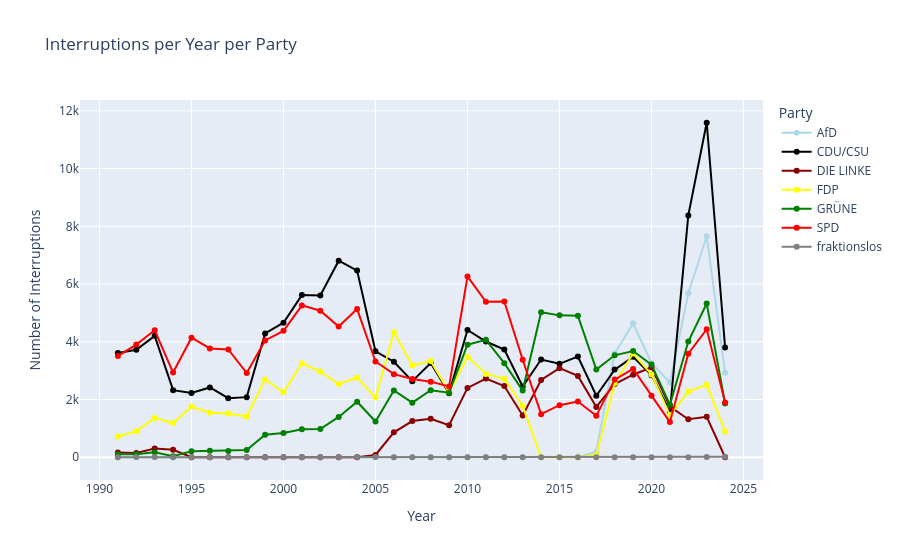

The notebook cell saved with this chart:
### Code cell
fig = px.line(interruptions_per_year,
              x='year',
              y='interruptions',
              color='comment_party',
              title='Interruptions per Year per Party',
              labels={'year': 'Year', 'interruptions': 'Number of Interruptions', 'comment_party': 'Party'},
              markers=True,
              color_discrete_map=party_colors)

fig.update_layout(hovermode='x unified')

fig.show()

### Figure 1 — Plotly figure (JSON) as saved in the notebook; plotly's stock layout.template omitted (floating-point values rounded to 4 significant figures)
{"data": [{"hovertemplate": "Party=AfD<br>Year=%{x}<br>Number of Interruptions=%{y}<extra></extra>", "legendgroup": "AfD", "line": {"color": "lightblue", "dash": "solid"}, "marker": {"symbol": "circle"}, "mode": "lines+markers", "name": "AfD", "orientation": "v", "showlegend": true, "type": "scatter", "x": [1991, 1992, 1993, 1994, 1995, 1996, 1997, 1998, 1999, 2000, 2001, 2002, 2003, 2004, 2005, 2006, 2007, 2008, 2009, 2010, 2011, 2012, 2013, 2014, 2015, 2016, 2017, 2018, 2019, 2020, 2021, 2022, 2023, 2024], "xaxis": "x", "y": [0, 0, 0, 0, 0, 0, 0, 0, 0, 0, 0, 0, 0, 0, 0, 0, 0, 0, 0, 0, 0, 0, 0, 0, 0, 0, 190, 3591, 4638, 3258, 2590, 5678, 7657, 2927], "yaxis": "y"}, {"hovertemplate": "Party=CDU/CSU<br>Year=%{x}<br>Number of Interruptions=%{y}<extra></extra>", "legendgroup": "CDU/CSU", "line": {"color": "black", "dash": "solid"}, "marker": {"symbol": "circle"}, "mode": "lines+markers", "name": "CDU/CSU", "orientation": "v", "showlegend": true, "type": "scatter", "x": [1991, 1992, 1993, 1994, 1995, 1996, 1997, 1998, 1999, 2000, 2001, 2002, 2003, 2004, 2005, 2006, 2007, 2008, 2009, 2010, 2011, 2012, 2013, 2014, 2015, 2016, 2017, 2018, 2019, 2020, 2021, 2022, 2023, 2024], "xaxis": "x", "y": [3610, 3722, 4206, 2324, 2227, 2419, 2048, 2082, 4287, 4661, 5617, 5603, 6810, 6467, 3669, 3310, 2635, 3263, 2221, 4409, 4009, 3730, 2451, 3385, 3237, 3486, 2132, 3036, 3479, 2845, 1588, 8379, 11588, 3804], "yaxis": "y"}, {"hovertemplate": "Party=DIE LINKE<br>Year=%{x}<br>Number of Interruptions=%{y}<extra></extra>", "legendgroup": "DIE LINKE", "line": {"color": "darkred", "dash": "solid"}, "marker": {"symbol": "circle"}, "mode": "lines+markers", "name": "DIE LINKE", "orientation": "v", "showlegend": true, "type": "scatter", "x": [1991, 1992, 1993, 1994, 1995, 1996, 1997, 1998, 1999, 2000, 2001, 2002, 2003, 2004, 2005, 2006, 2007, 2008, 2009, 2010, 2011, 2012, 2013, 2014, 2015, 2016, 2017, 2018, 2019, 2020, 2021, 2022, 2023, 2024], "xaxis": "x", "y": [164, 149, 302, 261, 0, 0, 0, 0, 0, 0, 0, 0, 0, 0, 80, 865, 1254, 1332, 1110, 2403, 2724, 2467, 1444, 2675, 3085, 2819, 1741, 2534, 2859, 3115, 1753, 1315, 1401, 0], "yaxis": "y"}, {"hovertemplate": "Party=FDP<br>Year=%{x}<br>Number of Interruptions=%{y}<extra></extra>", "legendgroup": "FDP", "line": {"color": "yellow", "dash": "solid"}, "marker": {"symbol": "circle"}, "mode": "lines+markers", "name": "FDP", "orientation": "v", "showlegend": true, "type": "scatter", "x": [1991, 1992, 1993, 1994, 1995, 1996, 1997, 1998, 1999, 2000, 2001, 2002, 2003, 2004, 2005, 2006, 2007, 2008, 2009, 2010, 2011, 2012, 2013, 2014, 2015, 2016, 2017, 2018, 2019, 2020, 2021, 2022, 2023, 2024], "xaxis": "x", "y": [722, 900, 1359, 1185, 1757, 1541, 1518, 1410, 2692, 2248, 3257, 2967, 2539, 2764, 2067, 4328, 3177, 3331, 2253, 3484, 2888, 2719, 1774, 0, 0, 0, 73, 2572, 3592, 2869, 1459, 2276, 2511, 894], "yaxis": "y"}, {"hovertemplate": "Party=GRÜNE<br>Year=%{x}<br>Number of Interruptions=%{y}<extra></extra>", "legendgroup": "GRÜNE", "line": {"color": "green", "dash": "solid"}, "marker": {"symbol": "circle"}, "mode": "lines+markers", "name": "GRÜNE", "orientation": "v", "showlegend": true, "type": "scatter", "x": [1991, 1992, 1993, 1994, 1995, 1996, 1997, 1998, 1999, 2000, 2001, 2002, 2003, 2004, 2005, 2006, 2007, 2008, 2009, 2010, 2011, 2012, 2013, 2014, 2015, 2016, 2017, 2018, 2019, 2020, 2021, 2022, 2023, 2024], "xaxis": "x", "y": [105, 100, 170, 32, 210, 222, 220, 248, 780, 841, 967, 978, 1397, 1924, 1238, 2313, 1890, 2323, 2234, 3900, 4070, 3258, 2310, 5026, 4915, 4902, 3037, 3532, 3679, 3209, 1822, 4010, 5325, 1862], "yaxis": "y"}, {"hovertemplate": "Party=SPD<br>Year=%{x}<br>Number of Interruptions=%{y}<extra></extra>", "legendgroup": "SPD", "line": {"color": "red", "dash": "solid"}, "marker": {"symbol": "circle"}, "mode": "lines+markers", "name": "SPD", "orientation": "v", "showlegend": true, "type": "scatter", "x": [1991, 1992, 1993, 1994, 1995, 1996, 1997, 1998, 1999, 2000, 2001, 2002, 2003, 2004, 2005, 2006, 2007, 2008, 2009, 2010, 2011, 2012, 2013, 2014, 2015, 2016, 2017, 2018, 2019, 2020, 2021, 2022, 2023, 2024], "xaxis": "x", "y": [3511, 3902, 4400, 2934, 4142, 3768, 3737, 2917, 4046, 4379, 5261, 5078, 4528, 5132, 3318, 2879, 2709, 2619, 2448, 6265, 5385, 5399, 3377, 1493, 1803, 1929, 1435, 2690, 3059, 2134, 1218, 3588, 4435, 1894], "yaxis": "y"}, {"hovertemplate": "Party=fraktionslos<br>Year=%{x}<br>Number of Interruptions=%{y}<extra></extra>", "legendgroup": "fraktionslos", "line": {"color": "grey", "dash": "solid"}, "marker": {"symbol": "circle"}, "mode": "lines+markers", "name": "fraktionslos", "orientation": "v", "showlegend": true, "type": "scatter", "x": [1991, 1992, 1993, 1994, 1995, 1996, 1997, 1998, 1999, 2000, 2001, 2002, 2003, 2004, 2005, 2006, 2007, 2008, 2009, 2010, 2011, 2012, 2013, 2014, 2015, 2016, 2017, 2018, 2019, 2020, 2021, 2022, 2023, 2024], "xaxis": "x", "y": [2, 5, 12, 4, 0, 0, 0, 0, 0, 0, 0, 1, 4, 7, 5, 0, 1, 0, 0, 0, 0, 0, 0, 0, 0, 0, 0, 2, 0, 1, 3, 4, 10, 15], "yaxis": "y"}], "layout": {"hovermode": "x unified", "legend": {"title": {"text": "Party"}, "tracegroupgap": 0}, "title": {"text": "Interruptions per Year per Party"}, "xaxis": {"anchor": "y", "domain": [0, 1], "title": {"text": "Year"}}, "yaxis": {"anchor": "x", "domain": [0, 1], "title": {"text": "Number of Interruptions"}}}}
